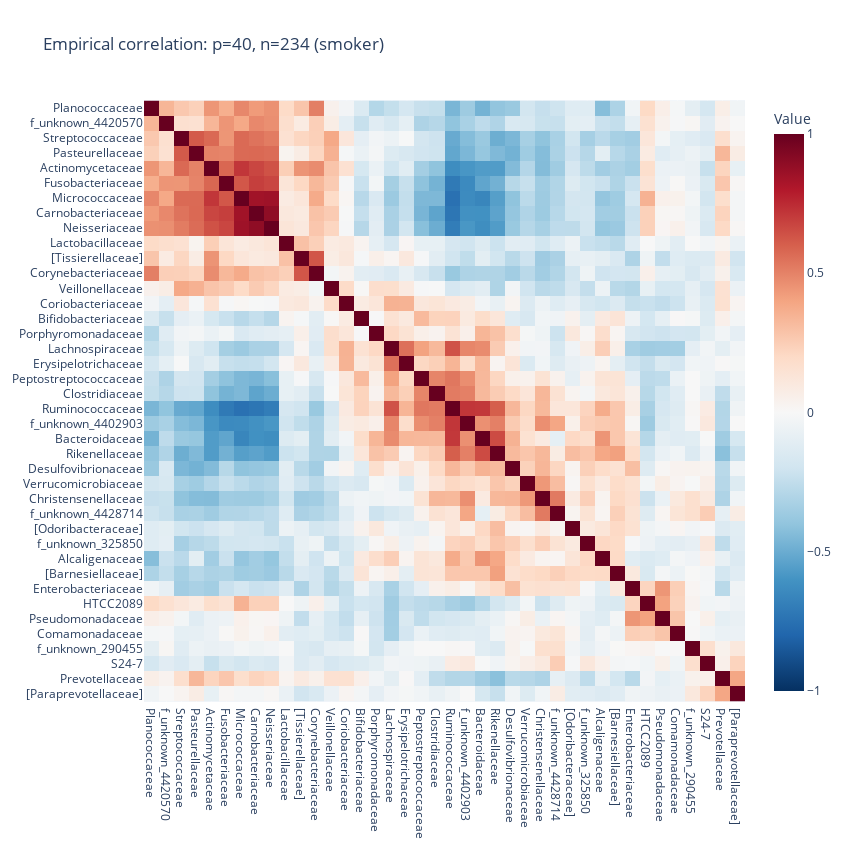
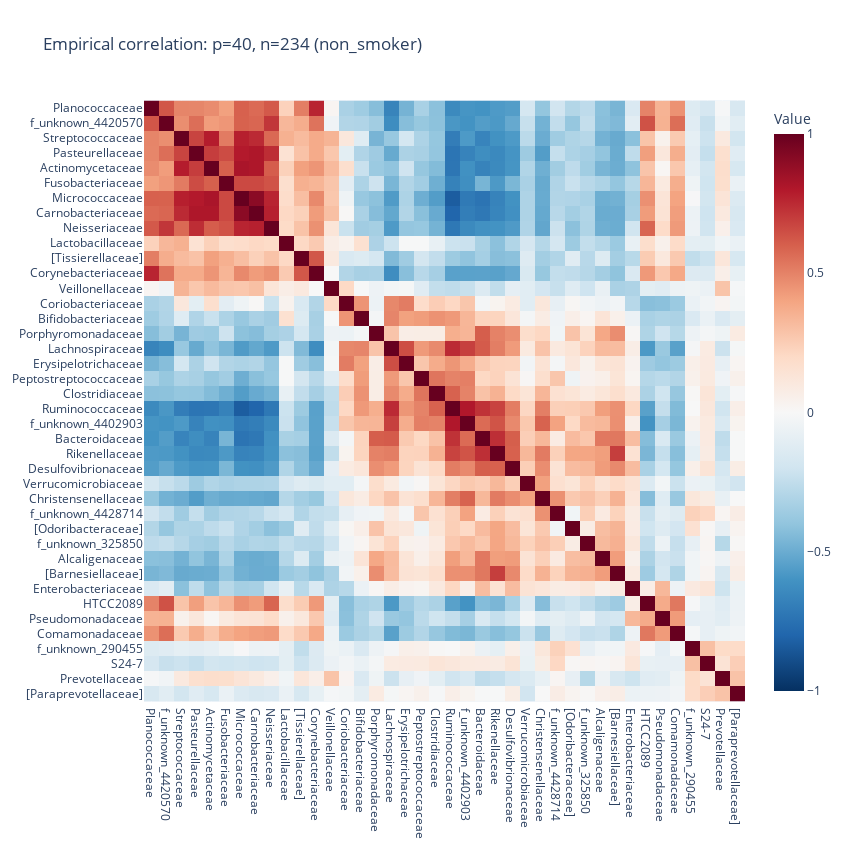

The notebook cell saved with these charts, in order:
### Code cell
### Hierarchical clustering of the correlation matrix
corr_mat = corr_dict["smoker"]

linkage_counts = linkage(corr_mat, method='average')
ordered_indices = leaves_list(linkage_counts)

for case, f_count in zip(["smoker", "non_smoker"], [f_count_non_smoker, f_count_smoker]):
    print(f"Processing {case} case")

    S = corr_dict[case]

    S_hier = pd.DataFrame(S, index=family_names, columns=family_names)
    S_hier = S_hier.iloc[ordered_indices, ordered_indices]

    fig = px.imshow(S_hier,
                color_continuous_scale='RdBu_r',
                labels={'color': 'Value'},
                title=f'Empirical correlation: p={p}, n={n} ({case})',
                color_continuous_midpoint=0)

    # Customize layout for better visuals (optional)
    fig.update_layout(
        width=850,
        height=850,
        xaxis=dict(tickmode='array', tickvals=list(range(len(names_dict))), ticktext=[names_dict[idx] for idx in S_hier.index.map(int)]),
        yaxis=dict(tickmode='array', tickvals=list(range(len(names_dict))), ticktext=[names_dict[idx] for idx in S_hier.columns.map(int)])
    )

    fig.show()

### Figure 1 — Plotly figure (JSON) as saved in the notebook; plotly's stock layout.template omitted (floating-point values rounded to 4 significant figures; data arrays with more than 128 entries replaced by an {"elided": "..."} marker saying what was removed)
{"data": [{"coloraxis": "coloraxis", "hovertemplate": "x: %{x}<br>y: %{y}<br>Value: %{z}<extra></extra>", "name": "0", "type": "heatmap", "x": ["4446058", "4420570", "4425214", "4477696", "12574", "4387092", "952003", "1696853", "4396235", "128300", "505670", "1000986", "2829179", "4481613", "4347159", "4365130", "4457438", "4480861", "4409730", "4446320", "4481131", "4402903", "4468234", "4453609", "359872", "4306262", "4402605", "4428714", "4476877", "325850", "841635", "175844", "4448331", "710275", "1071450", "1117593", "290455", "177679", "4436552", "165118"], "xaxis": "x", "y": ["4446058", "4420570", "4425214", "4477696", "12574", "4387092", "952003", "1696853", "4396235", "128300", "505670", "1000986", "2829179", "4481613", "4347159", "4365130", "4457438", "4480861", "4409730", "4446320", "4481131", "4402903", "4468234", "4453609", "359872", "4306262", "4402605", "4428714", "4476877", "325850", "841635", "175844", "4448331", "710275", "1071450", "1117593", "290455", "177679", "4436552", "165118"], "yaxis": "y", "z": {"elided": "40x40 float values"}}], "layout": {"coloraxis": {"cmid": 0, "colorbar": {"title": {"text": "Value"}}, "colorscale": [[0, "rgb(5,48,97)"], [0.1, "rgb(33,102,172)"], [0.2, "rgb(67,147,195)"], [0.3, "rgb(146,197,222)"], [0.4, "rgb(209,229,240)"], [0.5, "rgb(247,247,247)"], [0.6, "rgb(253,219,199)"], [0.7, "rgb(244,165,130)"], [0.8, "rgb(214,96,77)"], [0.9, "rgb(178,24,43)"], [1, "rgb(103,0,31)"]]}, "height": 850, "title": {"text": "Empirical correlation: p=40, n=234 (smoker)"}, "width": 850, "xaxis": {"anchor": "y", "constrain": "domain", "domain": [0, 1], "scaleanchor": "y", "tickmode": "array", "ticktext": ["Planococcaceae", "f_unknown_4420570", "Streptococcaceae", "Pasteurellaceae", "Actinomycetaceae", "Fusobacteriaceae", "Micrococcaceae", "Carnobacteriaceae", "Neisseriaceae", "Lactobacillaceae", "[Tissierellaceae]", "Corynebacteriaceae", "Veillonellaceae", "Coriobacteriaceae", "Bifidobacteriaceae", "Porphyromonadaceae", "Lachnospiraceae", "Erysipelotrichaceae", "Peptostreptococcaceae", "Clostridiaceae", "Ruminococcaceae", "f_unknown_4402903", "Bacteroidaceae", "Rikenellaceae", "Desulfovibrionaceae", "Verrucomicrobiaceae", "Christensenellaceae", "f_unknown_4428714", "[Odoribacteraceae]", "f_unknown_325850", "Alcaligenaceae", "[Barnesiellaceae]", "Enterobacteriaceae", "HTCC2089", "Pseudomonadaceae", "Comamonadaceae", "f_unknown_290455", "S24-7", "Prevotellaceae", "[Paraprevotellaceae]"], "tickvals": [0, 1, 2, 3, 4, 5, 6, 7, 8, 9, 10, 11, 12, 13, 14, 15, 16, 17, 18, 19, 20, 21, 22, 23, 24, 25, 26, 27, 28, 29, 30, 31, 32, 33, 34, 35, 36, 37, 38, 39]}, "yaxis": {"anchor": "x", "autorange": "reversed", "constrain": "domain", "domain": [0, 1], "tickmode": "array", "ticktext": ["Planococcaceae", "f_unknown_4420570", "Streptococcaceae", "Pasteurellaceae", "Actinomycetaceae", "Fusobacteriaceae", "Micrococcaceae", "Carnobacteriaceae", "Neisseriaceae", "Lactobacillaceae", "[Tissierellaceae]", "Corynebacteriaceae", "Veillonellaceae", "Coriobacteriaceae", "Bifidobacteriaceae", "Porphyromonadaceae", "Lachnospiraceae", "Erysipelotrichaceae", "Peptostreptococcaceae", "Clostridiaceae", "Ruminococcaceae", "f_unknown_4402903", "Bacteroidaceae", "Rikenellaceae", "Desulfovibrionaceae", "Verrucomicrobiaceae", "Christensenellaceae", "f_unknown_4428714", "[Odoribacteraceae]", "f_unknown_325850", "Alcaligenaceae", "[Barnesiellaceae]", "Enterobacteriaceae", "HTCC2089", "Pseudomonadaceae", "Comamonadaceae", "f_unknown_290455", "S24-7", "Prevotellaceae", "[Paraprevotellaceae]"], "tickvals": [0, 1, 2, 3, 4, 5, 6, 7, 8, 9, 10, 11, 12, 13, 14, 15, 16, 17, 18, 19, 20, 21, 22, 23, 24, 25, 26, 27, 28, 29, 30, 31, 32, 33, 34, 35, 36, 37, 38, 39]}}}

### Figure 2 — Plotly figure (JSON) as saved in the notebook; plotly's stock layout.template omitted (floating-point values rounded to 4 significant figures; data arrays with more than 128 entries replaced by an {"elided": "..."} marker saying what was removed)
{"data": [{"coloraxis": "coloraxis", "hovertemplate": "x: %{x}<br>y: %{y}<br>Value: %{z}<extra></extra>", "name": "0", "type": "heatmap", "x": ["4446058", "4420570", "4425214", "4477696", "12574", "4387092", "952003", "1696853", "4396235", "128300", "505670", "1000986", "2829179", "4481613", "4347159", "4365130", "4457438", "4480861", "4409730", "4446320", "4481131", "4402903", "4468234", "4453609", "359872", "4306262", "4402605", "4428714", "4476877", "325850", "841635", "175844", "4448331", "710275", "1071450", "1117593", "290455", "177679", "4436552", "165118"], "xaxis": "x", "y": ["4446058", "4420570", "4425214", "4477696", "12574", "4387092", "952003", "1696853", "4396235", "128300", "505670", "1000986", "2829179", "4481613", "4347159", "4365130", "4457438", "4480861", "4409730", "4446320", "4481131", "4402903", "4468234", "4453609", "359872", "4306262", "4402605", "4428714", "4476877", "325850", "841635", "175844", "4448331", "710275", "1071450", "1117593", "290455", "177679", "4436552", "165118"], "yaxis": "y", "z": {"elided": "40x40 float values"}}], "layout": {"coloraxis": {"cmid": 0, "colorbar": {"title": {"text": "Value"}}, "colorscale": [[0, "rgb(5,48,97)"], [0.1, "rgb(33,102,172)"], [0.2, "rgb(67,147,195)"], [0.3, "rgb(146,197,222)"], [0.4, "rgb(209,229,240)"], [0.5, "rgb(247,247,247)"], [0.6, "rgb(253,219,199)"], [0.7, "rgb(244,165,130)"], [0.8, "rgb(214,96,77)"], [0.9, "rgb(178,24,43)"], [1, "rgb(103,0,31)"]]}, "height": 850, "title": {"text": "Empirical correlation: p=40, n=234 (non_smoker)"}, "width": 850, "xaxis": {"anchor": "y", "constrain": "domain", "domain": [0, 1], "scaleanchor": "y", "tickmode": "array", "ticktext": ["Planococcaceae", "f_unknown_4420570", "Streptococcaceae", "Pasteurellaceae", "Actinomycetaceae", "Fusobacteriaceae", "Micrococcaceae", "Carnobacteriaceae", "Neisseriaceae", "Lactobacillaceae", "[Tissierellaceae]", "Corynebacteriaceae", "Veillonellaceae", "Coriobacteriaceae", "Bifidobacteriaceae", "Porphyromonadaceae", "Lachnospiraceae", "Erysipelotrichaceae", "Peptostreptococcaceae", "Clostridiaceae", "Ruminococcaceae", "f_unknown_4402903", "Bacteroidaceae", "Rikenellaceae", "Desulfovibrionaceae", "Verrucomicrobiaceae", "Christensenellaceae", "f_unknown_4428714", "[Odoribacteraceae]", "f_unknown_325850", "Alcaligenaceae", "[Barnesiellaceae]", "Enterobacteriaceae", "HTCC2089", "Pseudomonadaceae", "Comamonadaceae", "f_unknown_290455", "S24-7", "Prevotellaceae", "[Paraprevotellaceae]"], "tickvals": [0, 1, 2, 3, 4, 5, 6, 7, 8, 9, 10, 11, 12, 13, 14, 15, 16, 17, 18, 19, 20, 21, 22, 23, 24, 25, 26, 27, 28, 29, 30, 31, 32, 33, 34, 35, 36, 37, 38, 39]}, "yaxis": {"anchor": "x", "autorange": "reversed", "constrain": "domain", "domain": [0, 1], "tickmode": "array", "ticktext": ["Planococcaceae", "f_unknown_4420570", "Streptococcaceae", "Pasteurellaceae", "Actinomycetaceae", "Fusobacteriaceae", "Micrococcaceae", "Carnobacteriaceae", "Neisseriaceae", "Lactobacillaceae", "[Tissierellaceae]", "Corynebacteriaceae", "Veillonellaceae", "Coriobacteriaceae", "Bifidobacteriaceae", "Porphyromonadaceae", "Lachnospiraceae", "Erysipelotrichaceae", "Peptostreptococcaceae", "Clostridiaceae", "Ruminococcaceae", "f_unknown_4402903", "Bacteroidaceae", "Rikenellaceae", "Desulfovibrionaceae", "Verrucomicrobiaceae", "Christensenellaceae", "f_unknown_4428714", "[Odoribacteraceae]", "f_unknown_325850", "Alcaligenaceae", "[Barnesiellaceae]", "Enterobacteriaceae", "HTCC2089", "Pseudomonadaceae", "Comamonadaceae", "f_unknown_290455", "S24-7", "Prevotellaceae", "[Paraprevotellaceae]"], "tickvals": [0, 1, 2, 3, 4, 5, 6, 7, 8, 9, 10, 11, 12, 13, 14, 15, 16, 17, 18, 19, 20, 21, 22, 23, 24, 25, 26, 27, 28, 29, 30, 31, 32, 33, 34, 35, 36, 37, 38, 39]}}}
